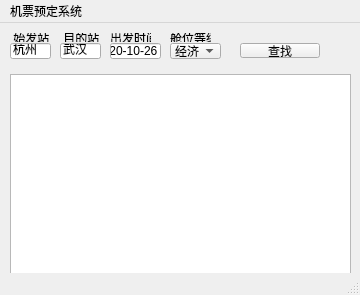
<?xml version="1.0" encoding="UTF-8"?>
<ui version="4.0">
 <class>MainWindow</class>
 <widget class="QMainWindow" name="MainWindow">
  <property name="geometry">
   <rect>
    <x>0</x>
    <y>0</y>
    <width>360</width>
    <height>295</height>
   </rect>
  </property>
  <property name="windowTitle">
   <string>MainWindow</string>
  </property>
  <widget class="QWidget" name="centralwidget">
   <widget class="QLineEdit" name="start">
    <property name="geometry">
     <rect>
      <x>10</x>
      <y>20</y>
      <width>41</width>
      <height>16</height>
     </rect>
    </property>
    <property name="text">
     <string>杭州</string>
    </property>
   </widget>
   <widget class="QLineEdit" name="destination">
    <property name="geometry">
     <rect>
      <x>60</x>
      <y>20</y>
      <width>41</width>
      <height>16</height>
     </rect>
    </property>
    <property name="text">
     <string>武汉</string>
    </property>
   </widget>
   <widget class="QPushButton" name="search">
    <property name="geometry">
     <rect>
      <x>240</x>
      <y>20</y>
      <width>80</width>
      <height>15</height>
     </rect>
    </property>
    <property name="text">
     <string>查找</string>
    </property>
   </widget>
   <widget class="QLineEdit" name="time">
    <property name="geometry">
     <rect>
      <x>110</x>
      <y>20</y>
      <width>51</width>
      <height>16</height>
     </rect>
    </property>
    <property name="text">
     <string>2020-10-26</string>
    </property>
   </widget>
   <widget class="QLabel" name="label">
    <property name="geometry">
     <rect>
      <x>10</x>
      <y>10</y>
      <width>41</width>
      <height>9</height>
     </rect>
    </property>
    <property name="text">
     <string> 始发站</string>
    </property>
   </widget>
   <widget class="QLabel" name="label_2">
    <property name="geometry">
     <rect>
      <x>60</x>
      <y>10</y>
      <width>41</width>
      <height>9</height>
     </rect>
    </property>
    <property name="text">
     <string> 目的站</string>
    </property>
   </widget>
   <widget class="QLabel" name="label_3">
    <property name="geometry">
     <rect>
      <x>110</x>
      <y>10</y>
      <width>41</width>
      <height>9</height>
     </rect>
    </property>
    <property name="text">
     <string>出发时间</string>
    </property>
   </widget>
   <widget class="QLabel" name="label_4">
    <property name="geometry">
     <rect>
      <x>170</x>
      <y>10</y>
      <width>41</width>
      <height>9</height>
     </rect>
    </property>
    <property name="text">
     <string>舱位等级</string>
    </property>
   </widget>
   <widget class="QListWidget" name="listWidget">
    <property name="geometry">
     <rect>
      <x>10</x>
      <y>51</y>
      <width>341</width>
      <height>201</height>
     </rect>
    </property>
   </widget>
   <widget class="QComboBox" name="class_2">
    <property name="geometry">
     <rect>
      <x>170</x>
      <y>20</y>
      <width>51</width>
      <height>16</height>
     </rect>
    </property>
    <item>
     <property name="text">
      <string>经济舱</string>
     </property>
    </item>
    <item>
     <property name="text">
      <string>商务舱</string>
     </property>
    </item>
    <item>
     <property name="text">
      <string>头等舱</string>
     </property>
    </item>
   </widget>
  </widget>
  <widget class="QMenuBar" name="menubar">
   <property name="geometry">
    <rect>
     <x>0</x>
     <y>0</y>
     <width>360</width>
     <height>17</height>
    </rect>
   </property>
   <widget class="QMenu" name="menuss">
    <property name="title">
     <string>机票预定系统</string>
    </property>
   </widget>
   <addaction name="menuss"/>
  </widget>
  <widget class="QStatusBar" name="statusbar"/>
 </widget>
 <resources/>
 <connections/>
</ui>
